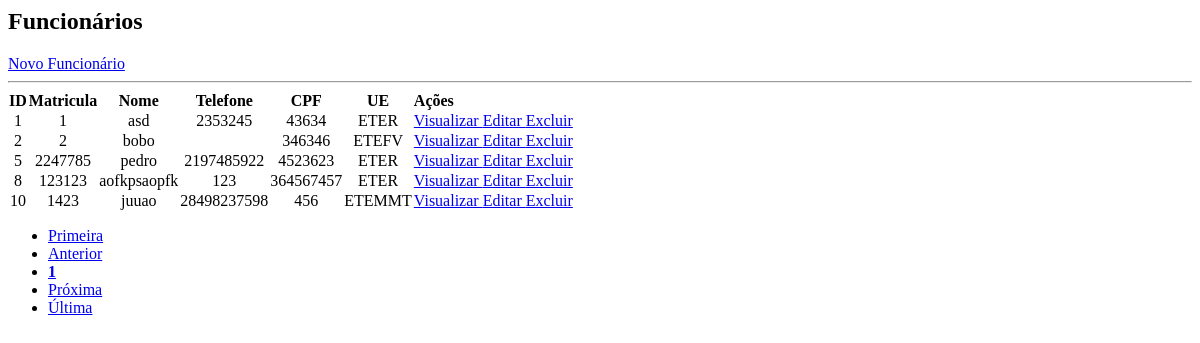
The app's page /static/contents/funcionario/lista_func.php, older data.
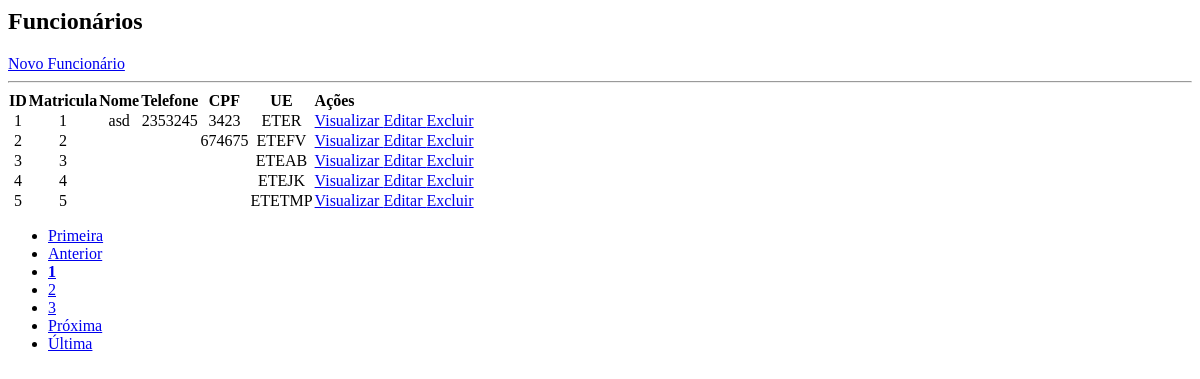
The same page, newer data.
### tables this page shows
CREATE TABLE IF NOT EXISTS `funcionario` (
  `id_func` int(11) NOT NULL AUTO_INCREMENT,
  `mat_func` int(11) DEFAULT NULL,
  `funcao_func` varchar(10) DEFAULT NULL,
  `nome_func` varchar(20) DEFAULT NULL,
  `nasc_func` date DEFAULT NULL,
  `sexo_func` char(1) DEFAULT NULL,
  `tel_func` char(11) DEFAULT NULL,
  `cpf_func` char(11) DEFAULT NULL,
  `cep` int(11) DEFAULT NULL,
  `id_ue` int(11) DEFAULT NULL,
  PRIMARY KEY (`id_func`) USING BTREE,
  KEY `FK_funcionario_localidade` (`cep`),
  KEY `FK_funcionario_ue` (`id_ue`),
  CONSTRAINT `FK_funcionario_localidade` FOREIGN KEY (`cep`) REFERENCES `localidade` (`cep`) ON DELETE CASCADE ON UPDATE CASCADE,
  CONSTRAINT `FK_funcionario_ue` FOREIGN KEY (`id_ue`) REFERENCES `ue` (`id_ue`) ON DELETE NO ACTION ON UPDATE NO ACTION
);

CREATE TABLE IF NOT EXISTS `ue` (
  `id_ue` int(11) NOT NULL AUTO_INCREMENT,
  `tel_ue` char(10) DEFAULT NULL,
  `nome_ue` varchar(100) DEFAULT NULL,
  `sigla_ue` varchar(7) DEFAULT NULL,
  `email_ue` varchar(50) DEFAULT NULL,
  `logo_ue` varchar(25) DEFAULT NULL,
  `cep` int(11) DEFAULT NULL,
  PRIMARY KEY (`id_ue`),
  KEY `FK_ue_localidade` (`cep`),
  CONSTRAINT `FK_ue_localidade` FOREIGN KEY (`cep`) REFERENCES `localidade` (`cep`) ON DELETE CASCADE ON UPDATE CASCADE
);

### static/contents/funcionario/lista_func.php (the view, shortened to what this page needs)
<div id="main" class="container-fluid">
	<div id="top" class="row">
		<div class="col-md-11">
			<h2>Funcionários</h2>
		</div>
		<div class="col-md-1">
			<a href="?page=addfunc" class="btn btn-primary pull-right h2">Novo Funcionário</a>
		</div>
	</div>
	<hr/>
	<div id="bloco-list-pag">
		<div id="list" class="row">
			<div class="table-responsive col-md-12">
				<?php
					$quantidade = 5;
					$pagina = (isset($_GET['pagina'])) ? (int)$_GET['pagina'] : 1;
					$inicio = ($quantidade * $pagina) - $quantidade;
					$data = mysqli_query($con, "select * from funcionario ORDER BY id_func asc limit $inicio, $quantidade;");
					echo "<table class='table table-striped ' cellspacing='0' cellpading='0'>";
					echo "<thead><tr>";
					echo "<td class='centro'><strong>ID</strong></td>";
					echo "<td class='centro'><strong>Matricula</strong></td>";
					echo "<td class='centro'><strong>Nome</strong></td>";
					echo "<td class='centro'><strong>Telefone</strong></td>";
					echo "<td class='centro'><strong>CPF</strong></td>";
					echo "<td class='centro'><strong>UE</strong></td>";
					echo "<td class='actions d-flex justify-content-center'><strong>Ações</strong></td>";
					echo "</tr></thead><tbody>";
					while($info = mysqli_fetch_array($data)){
						$inst = mysqli_query($con, "select sigla_ue from ue where id_ue = ".$info['id_ue'].";");
						echo "<tr>";
						echo "<td class='centro'>".$info['id_func']."</td>";
						echo "<td class='centro'>".$info['mat_func']."</td>";
						echo "<td class='centro'>".$info['nome_func']." </td>";
						echo "<td class='centro tel-num' id='tel'>".$info['tel_func']." </td>";
						echo "<td class='centro cpf' id='cpf'> ".$info['cpf_func']." </td>";
						echo "<td class='centro'>".mysqli_fetch_array($inst)[0]." </td>";
						echo "<td class='actions btn-group-sm d-flex justify-content-center'>";
						echo "<a class='btn btn-success btn-xs' href=?page=view_func&id_func=".$info['id_func']."> Visualizar </a>";
						echo "<a class='btn btn-warning btn-xs' href=?page=edit_func&id_func=".$info['id_func']."> Editar </a>";
						echo "<a href=?page=excluir_func&id_func=".$info['id_func']." class='btn btn-danger btn-xs'> Excluir </a></td>";
					}
				echo "</tr></tbody></table>";
			?>
		</div>
	</div>
	<div id="bottom" class="row">
			<div class="col-md-12">
				<?php
					$sqlTotal 		= "select id_func from funcionario;";
					$qrTotal  		= mysqli_query($con, $sqlTotal) or die (mysqli_error());
					$numTotal 		= mysqli_num_rows($qrTotal);
					$totalpagina = (ceil($numTotal/$quantidade)<=0) ? 1 : ceil($numTotal/$quantidade);
					$exibir = 3;
					$anterior = (($pagina-1) <= 0) ? 1 : $pagina - 1;
					$posterior = (($pagina+1) >= $totalpagina) ? $totalpagina : $pagina+1;
					echo "<ul class='pagination'>";
					echo "<li class='page-item'><a class='page-link' href='?page=lista_func&pagina=1'> Primeira</a></li> ";
					echo "<li class='page-item'><a class='page-link' href=\"?page=lista_func&pagina=$anterior\"> Anterior</a></li> ";
					echo "<li class='page-item'><a class='page-link' href='?page=lista_func&pagina=".$pagina."'><strong>".$pagina."</strong></a></li> ";
					for($i = $pagina+1; $i < $pagina+$exibir; $i++){
						if($i <= $totalpagina)
						echo "<li class='page-item'><a class='page-link' href='?page=lista_func&pagina=".$i."'> ".$i." </a></li> ";
					}
					echo "<li class='page-item'><a class='page-link' href=\"?page=lista_func&pagina=$posterior\"> Pr&oacute;xima</a></li> ";
					echo "<li class='page-item'><a class='page-link' href=\"?page=lista_func&pagina=$totalpagina\"> &Uacute;ltima</a></li></ul>";
				?>
			</div>
		</div>
	</div>
</div>

Row changes from the older to the newer data that the page shows:
no longer on this page (row edited): funcionario: id_func "8", mat_func "123123", nome_func "aofkpsaopfk", tel_func "123", cpf_func "364567457", id_ue.sigla_ue "ETER"
no longer on this page (row edited): funcionario: id_func "10", mat_func "1423", nome_func "juuao", tel_func "28498237598", cpf_func "456", id_ue.sigla_ue "ETEMMT"
changed funcionario "asd": cpf_func "43634" → "3423"
changed funcionario "ETEFV": cpf_func "346346" → "674675"; nome_func "bobo" → (not shown)
added funcionario: id_func "3", mat_func "3", id_ue.sigla_ue "ETEAB"
added funcionario: id_func "4", mat_func "4", id_ue.sigla_ue "ETEJK"
changed funcionario id 5: mat_func "2247785" → "5"; id_ue.sigla_ue "ETER" → "ETETMP"; nome_func "pedro" → (not shown); tel_func "2197485922" → (not shown); cpf_func "4523623" → (not shown)
Text that changed along with them:
new list line: "2"
new list line: "3"
